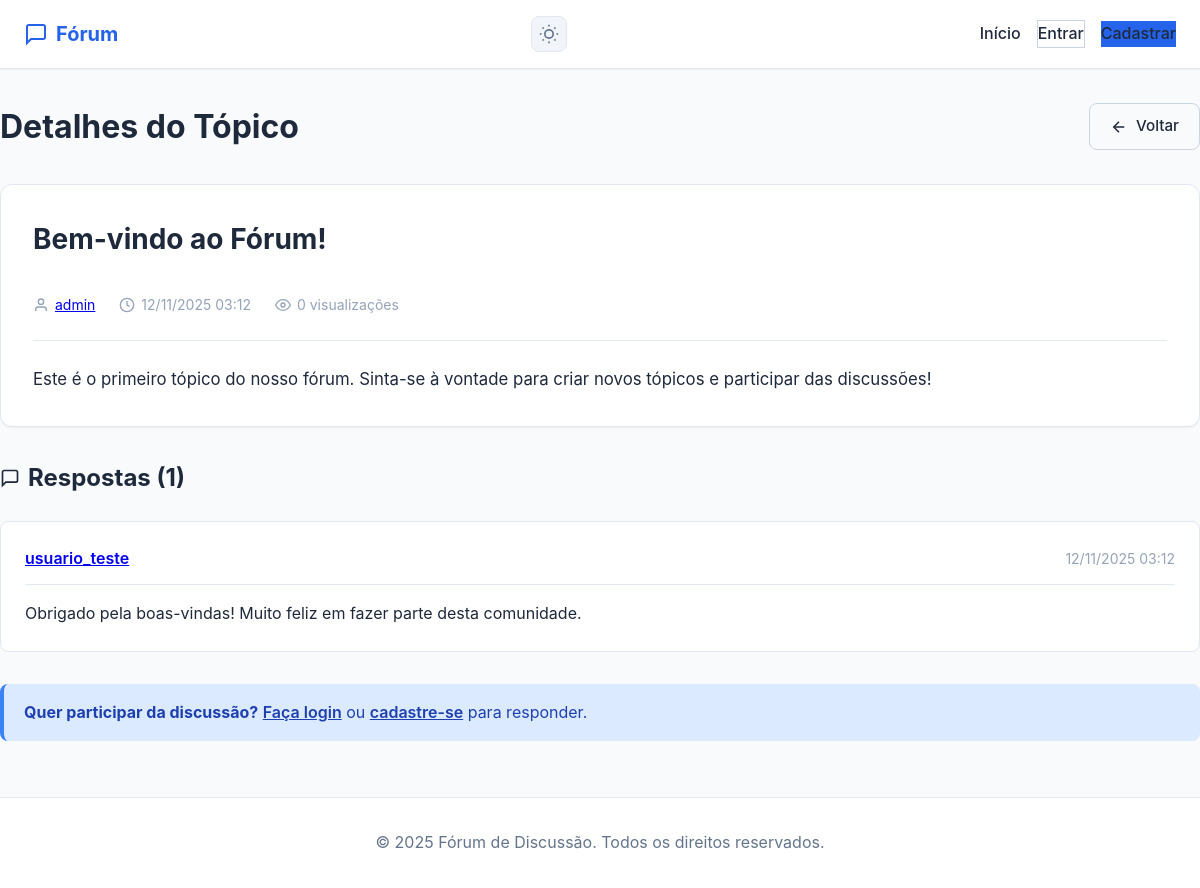
Page /topicos/ver.php?id=1 on the committed database.
### tables this page shows
CREATE TABLE topicos (
    id INT AUTO_INCREMENT PRIMARY KEY,
    id_usuario INT NOT NULL,
    titulo VARCHAR(200) NOT NULL,
    conteudo TEXT NOT NULL,
    visualizacoes INT DEFAULT 0,
    data_criacao DATETIME DEFAULT CURRENT_TIMESTAMP,
    FOREIGN KEY (id_usuario) REFERENCES usuarios(id) ON DELETE CASCADE,
    INDEX idx_data_criacao (data_criacao DESC),
    INDEX idx_usuario (id_usuario)
);

CREATE TABLE usuarios (
    id INT AUTO_INCREMENT PRIMARY KEY,
    nome_usuario VARCHAR(50) UNIQUE NOT NULL,
    email VARCHAR(100) UNIQUE NOT NULL,
    senha_hash VARCHAR(255) NOT NULL,
    data_cadastro DATETIME DEFAULT CURRENT_TIMESTAMP,
    INDEX idx_email (email),
    INDEX idx_nome_usuario (nome_usuario)
);

CREATE TABLE respostas (
    id INT AUTO_INCREMENT PRIMARY KEY,
    id_topico INT NOT NULL,
    id_usuario INT NOT NULL,
    conteudo TEXT NOT NULL,
    data_criacao DATETIME DEFAULT CURRENT_TIMESTAMP,
    FOREIGN KEY (id_topico) REFERENCES topicos(id) ON DELETE CASCADE,
    FOREIGN KEY (id_usuario) REFERENCES usuarios(id) ON DELETE CASCADE,
    INDEX idx_topico (id_topico),
    INDEX idx_data_criacao (data_criacao)
);

### config.php (called while the page is built, shortened)
<?php
function limparInput($data) {
    $data = trim($data);
    $data = stripslashes($data);
    $data = htmlspecialchars($data, ENT_QUOTES, 'UTF-8');
    return $data;
}
function estaLogado() {
    return isset($_SESSION['user_id']) && !empty($_SESSION['user_id']);
}
?>

### topicos/ver.php (the view, shortened to what this page needs)
<?php
require_once '../config.php';
$topico_id = intval($_GET['id']);
$conn = conectarDB();
$stmt = $conn->prepare("SELECT t.*, u.nome_usuario
                        FROM topicos t
                        INNER JOIN usuarios u ON t.id_usuario = u.id
                        WHERE t.id = ?");
$stmt->bind_param("i", $topico_id);
$stmt->execute();
$resultado = $stmt->get_result();
$topico = $resultado->fetch_assoc();
$stmt = $conn->prepare("SELECT r.*, u.nome_usuario
                        FROM respostas r
                        INNER JOIN usuarios u ON r.id_usuario = u.id
                        WHERE r.id_topico = ?
                        ORDER BY r.data_criacao ASC");
$stmt->bind_param("i", $topico_id);
$stmt->execute();
$respostas = $stmt->get_result();
$erro = '';
$sucesso = '';
include '../includes/header.php';
?>
<div class="page-header">
    <h1>Detalhes do Tópico</h1>
    <a href="/forum/index.php" class="btn btn-outline">
        <svg width="18" height="18" viewBox="0 0 24 24" fill="none" stroke="currentColor" stroke-width="2">
            <line x1="19" y1="12" x2="5" y2="12"></line>
            <polyline points="12 19 5 12 12 5"></polyline>
        </svg>
        Voltar
    </a>
</div>
<div class="topico-detalhe">
    <div class="topico-header">
        <div class="topico-header-content">
            <h2 id="topico-titulo-<?php echo $topico['id']; ?>"><?php echo limparInput($topico['titulo']); ?></h2>
        </div>
        <div class="topico-meta">
            <span class="autor">
                <svg width="16" height="16" viewBox="0 0 24 24" fill="none" stroke="currentColor" stroke-width="2">
                    <path d="M20 21v-2a4 4 0 0 0-4-4H8a4 4 0 0 0-4 4v2"></path>
                    <circle cx="12" cy="7" r="4"></circle>
                </svg>
                <a href="/forum/usuario/perfil.php?id=<?php echo $topico['id_usuario']; ?>">
                    <?php echo limparInput($topico['nome_usuario']); ?>
                </a>
            </span>
            <span class="data">
                <svg width="16" height="16" viewBox="0 0 24 24" fill="none" stroke="currentColor" stroke-width="2">
                    <circle cx="12" cy="12" r="10"></circle>
                    <polyline points="12 6 12 12 16 14"></polyline>
                </svg>
                <?php
                $data = new DateTime($topico['data_criacao']);
                echo $data->format('d/m/Y H:i');
                ?>
            </span>
            <span class="views">
                <svg width="16" height="16" viewBox="0 0 24 24" fill="none" stroke="currentColor" stroke-width="2">
                    <path d="M1 12s4-8 11-8 11 8 11 8-4 8-11 8-11-8-11-8z"></path>
                    <circle cx="12" cy="12" r="3"></circle>
                </svg>
                <?php echo $topico['visualizacoes']; ?> visualizações
            </span>
        </div>
    </div>
    <div class="topico-conteudo" id="topico-conteudo-<?php echo $topico['id']; ?>">
        <?php echo nl2br(limparInput($topico['conteudo'])); ?>
    </div>
</div>
<div class="respostas-secao">
    <h3>
        <svg width="20" height="20" viewBox="0 0 24 24" fill="none" stroke="currentColor" stroke-width="2">
            <path d="M21 15a2 2 0 0 1-2 2H7l-4 4V5a2 2 0 0 1 2-2h14a2 2 0 0 1 2 2z"></path>
        </svg>
        Respostas (<?php echo $respostas->num_rows; ?>)
    </h3>
    <?php if ($respostas->num_rows > 0): ?>
        <div class="respostas-lista">
            <?php while ($resposta = $respostas->fetch_assoc()):
            ?>
                <div class="resposta-card" id="resposta-<?php echo $resposta['id']; ?>">
                    <div class="resposta-header">
                        <span class="autor">
                            <a href="/forum/usuario/perfil.php?id=<?php echo $resposta['id_usuario']; ?>">
                                <?php echo limparInput($resposta['nome_usuario']); ?>
                            </a>
                        </span>
                        <div class="resposta-header-right">
                            <span class="data">
                                <?php
                                $data_resp = new DateTime($resposta['data_criacao']);
                                echo $data_resp->format('d/m/Y H:i');
                                ?>
                            </span>
                        </div>
                    </div>
                    <div class="resposta-conteudo" id="resposta-conteudo-<?php echo $resposta['id']; ?>">
                        <?php echo nl2br(limparInput($resposta['conteudo'])); ?>
                    </div>
                </div>
            <?php endwhile; ?>
        </div>
    <?php else: ?>
        <p class="sem-respostas">Nenhuma resposta ainda. Seja o primeiro a responder!</p>
    <?php endif; ?>
</div>
<?php if (estaLogado()): ?>
    <div class="responder-secao">
        <h3>Deixe sua resposta</h3>
        <?php if ($erro): ?>
            <div class="alert alert-error"><?php echo $erro; ?></div>
        <?php endif; ?>
        <?php if ($sucesso): ?>
            <div class="alert alert-success"><?php echo $sucesso; ?></div>
        <?php endif; ?>
        <form method="POST" action="" class="resposta-form">
            <div class="form-group">
                <textarea
                    id="conteudo_resposta"
                    name="conteudo_resposta"
                    rows="6"
                    placeholder="Digite sua resposta..."
                    required
                    minlength="5"
                ></textarea>
            </div>
            <button type="submit" class="btn btn-primary">
                <svg width="18" height="18" viewBox="0 0 24 24" fill="none" stroke="currentColor" stroke-width="2">
                    <line x1="22" y1="2" x2="11" y2="13"></line>
                    <polygon points="22 2 15 22 11 13 2 9 22 2"></polygon>
                </svg>
                Publicar Resposta
            </button>
        </form>
    </div>
<?php else: ?>
    <div class="alert alert-info">
        <strong>Quer participar da discussão?</strong>
        <a href="/forum/auth/login.php">Faça login</a> ou
        <a href="/forum/auth/registro.php">cadastre-se</a> para responder.
    </div>
<?php endif; ?>
<?php
include '../includes/footer.php';
?>

### assets/css/style.css (style rules this page uses)
* { margin: 0; padding: 0; box-sizing: border-box; }
:root { --primary: #2563eb; --primary-hover: #1d4ed8; --secondary: #64748b; --success: #10b981; --danger: #ef4444; --warning: #f59e0b; --info: #3b82f6; --bg-main: #f8fafc; --bg-card: #ffffff; --bg-hover: #f1f5f9; --text-primary: #1e293b; --text-secondary: #64748b; --text-light: #94a3b8; --border: #e2e8f0; --border-dark: #cbd5e1; --shadow-sm: 0 1px 2px 0 rgba(0, 0, 0, 0.05); --shadow-md: 0 4px 6px -1px rgba(0, 0, 0, 0.1); --shadow-lg: 0 10px 15px -3px rgba(0, 0, 0, 0.1); --radius-sm: 6px; --radius-md: 8px; --radius-lg: 12px; }
body { font-family: -apple-system, BlinkMacSystemFont, 'Segoe UI', Roboto, 'Helvetica Neue', Arial, sans-serif; background: var(--bg-main); color: var(--text-primary); line-height: 1.6; min-height: 100vh; display: flex; flex-direction: column; transition: background 0.3s, color 0.3s; }
.page-header { display: flex; justify-content: space-between; align-items: center; margin-bottom: 2rem; }
.page-header h1 { font-size: 2rem; color: var(--text-primary); }
.btn { display: inline-flex; align-items: center; gap: 0.5rem; padding: 0.625rem 1.25rem; font-size: 0.95rem; font-weight: 500; border-radius: var(--radius-md); border: none; cursor: pointer; text-decoration: none; transition: all 0.2s; }
.btn-outline { background: transparent; color: var(--text-primary); border: 1px solid var(--border-dark); }
.alert { padding: 1rem 1.25rem; border-radius: var(--radius-md); margin-bottom: 1.5rem; border-left: 4px solid; }
.alert-info { background: #dbeafe; border-color: var(--info); color: #1e40af; }
.alert a { color: inherit; font-weight: 600; text-decoration: underline; }
.topico-meta { display: flex; gap: 1.5rem; font-size: 0.875rem; color: var(--text-light); }
.topico-meta span { display: flex; align-items: center; gap: 0.375rem; }
.topico-detalhe { background: var(--bg-card); border: 1px solid var(--border); border-radius: var(--radius-lg); padding: 2rem; margin-bottom: 2rem; box-shadow: var(--shadow-sm); }
.topico-header { margin-bottom: 1.5rem; padding-bottom: 1.5rem; border-bottom: 1px solid var(--border); }
.topico-header h2 { font-size: 1.75rem; margin-bottom: 1rem; color: var(--text-primary); }
.topico-conteudo { font-size: 1.05rem; line-height: 1.7; color: var(--text-primary); }
.respostas-secao { margin-bottom: 2rem; }
.respostas-secao h3 { display: flex; align-items: center; gap: 0.5rem; margin-bottom: 1.5rem; font-size: 1.5rem; color: var(--text-primary); }
.respostas-lista { display: flex; flex-direction: column; gap: 1rem; }
.resposta-card { background: var(--bg-card); border: 1px solid var(--border); border-radius: var(--radius-md); padding: 1.5rem; }
.resposta-header { display: flex; justify-content: space-between; align-items: center; margin-bottom: 1rem; padding-bottom: 0.75rem; border-bottom: 1px solid var(--border); }
.resposta-header .autor { font-weight: 600; color: var(--primary); }
.resposta-header .data { font-size: 0.875rem; color: var(--text-light); }
.resposta-conteudo { color: var(--text-primary); line-height: 1.6; }
.topico-header-content { display: flex; justify-content: space-between; align-items: flex-start; width: 100%; margin-bottom: 1rem; }
.resposta-header-right { display: flex; align-items: center; gap: 0.75rem; }
.views { display: flex; align-items: center; gap: 0.375rem; }

### rows in the picture
topicos: titulo "Bem-vindo ao Fórum!", id_usuario.nome_usuario "admin", data_criacao "12/11/2025 03:12", visualizacoes "0", conteudo "Este é o primeiro tópico do nosso fórum. Sinta-se à vontade para criar novos tópicos e participar das discussões!"
respostas: id_usuario.nome_usuario "usuario_teste", data_criacao "12/11/2025 03:12", conteudo "Obrigado pela boas-vindas! Muito feliz em fazer parte desta comunidade."

### other values in the picture
$respostas->num_rows "1"
